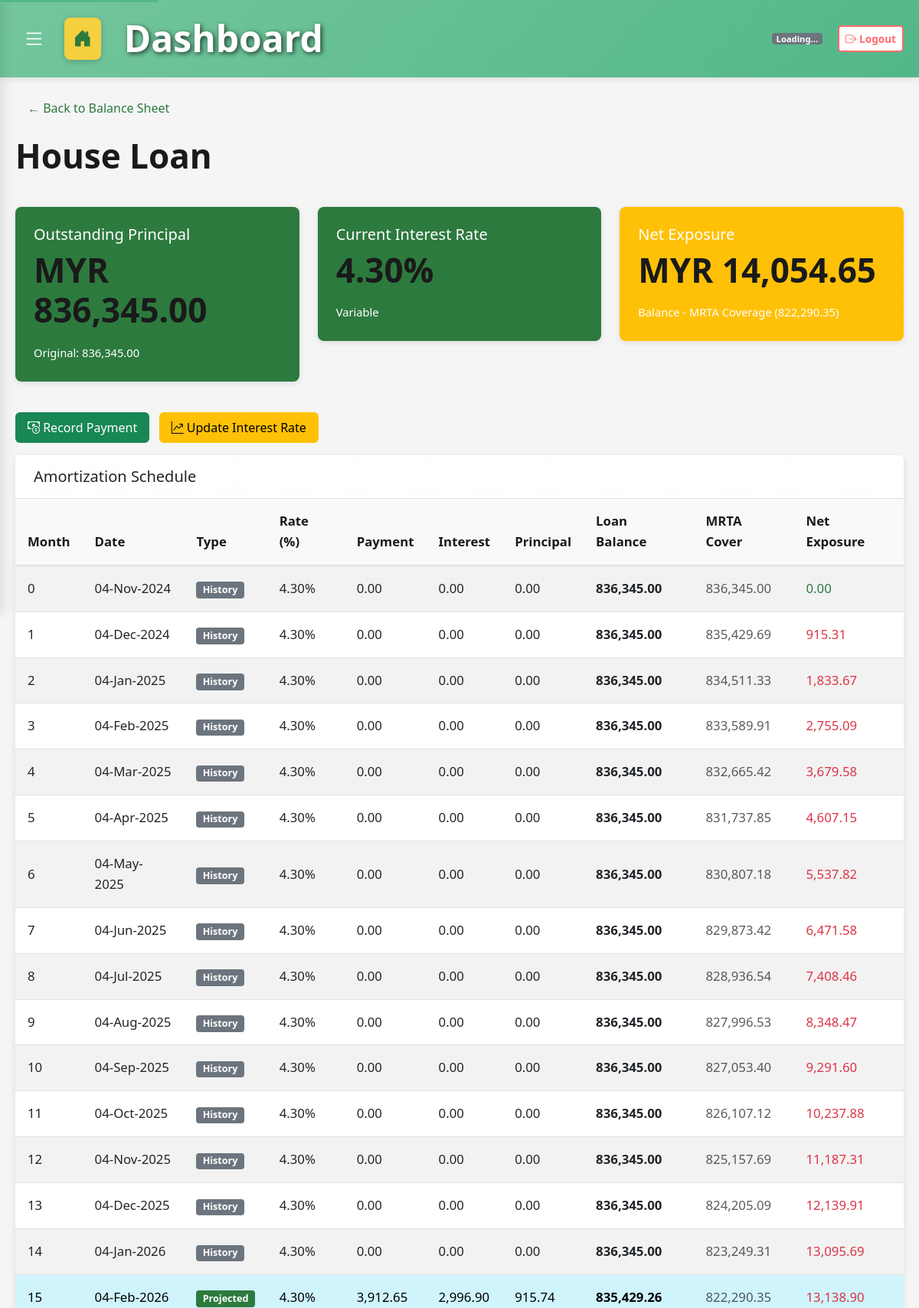
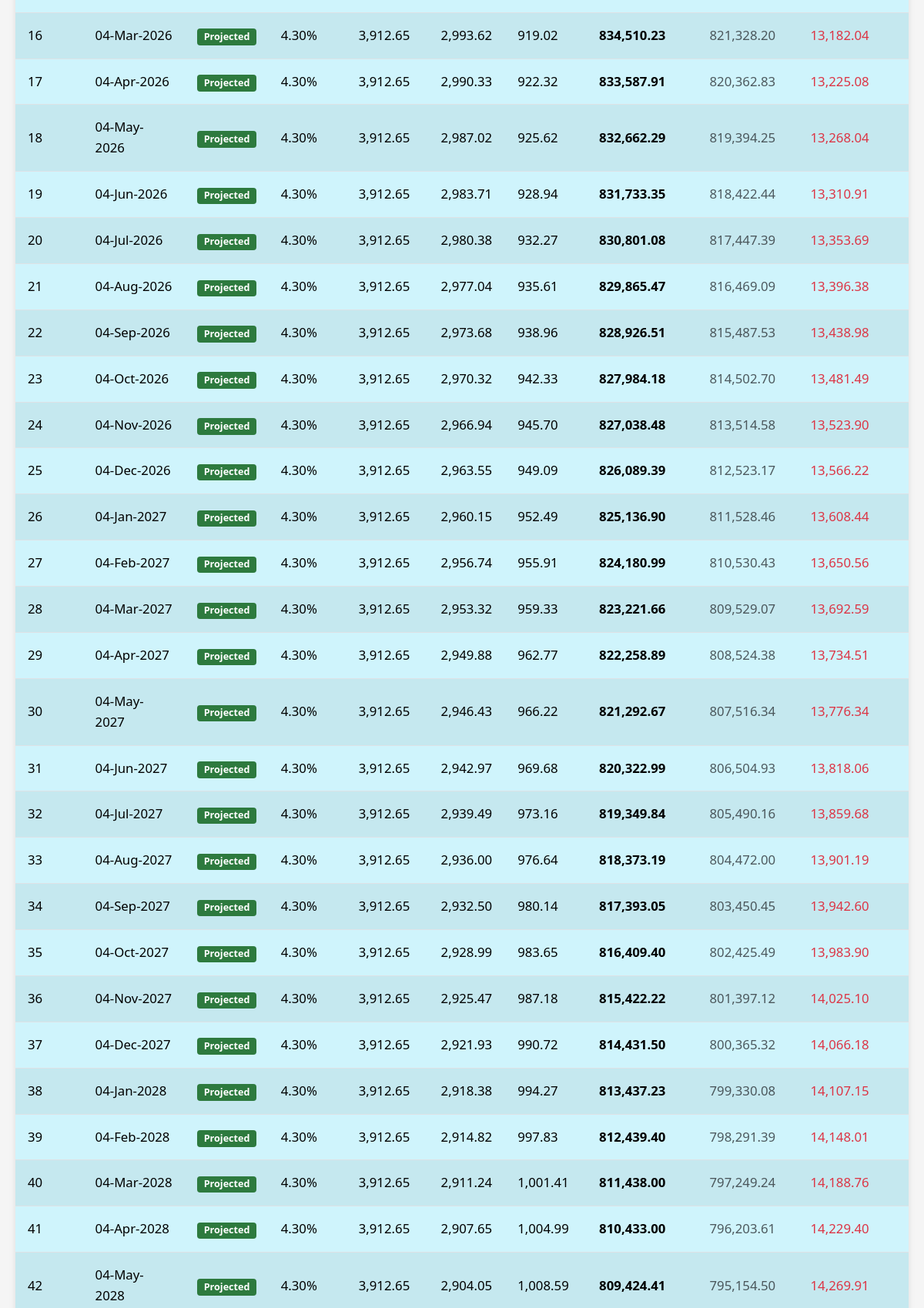
The app's page /mortgage/1 (signed in, upper part) with its own data (2 pictures, top to bottom).
### app.py (models this page shows)
class Mortgage(db.Model):
    id = db.Column(db.Integer, primary_key=True)
    name = db.Column(db.String(100), nullable=False)
    start_date = db.Column(db.Date, nullable=False)
    original_principal = db.Column(db.Float, nullable=False)
    term_years = db.Column(db.Integer, nullable=False)
    has_mrta = db.Column(db.Boolean, default=False)
    mrta_original_amount = db.Column(db.Float)
    mrta_rate = db.Column(db.Float)
    events = db.relationship('MortgageEvent', backref='mortgage', lazy=True)
    user_id = db.Column(db.Integer, db.ForeignKey('user.id'), nullable=True)  # User ownership

class MortgageEvent(db.Model):
    id = db.Column(db.Integer, primary_key=True)
    mortgage_id = db.Column(db.Integer, db.ForeignKey('mortgage.id'), nullable=False)
    date = db.Column(db.Date, nullable=False)
    type = db.Column(db.String(20), nullable=False) # 'PAYMENT', 'RATE_CHANGE'
    value = db.Column(db.Float, nullable=False)
    balance_after = db.Column(db.Float)
    user_id = db.Column(db.Integer, db.ForeignKey('user.id'), nullable=True)  # User ownership

### app.py (the view)
@app.route('/mortgage/<int:id>', methods=['GET'])
@login_required
def mortgage_detail(id):
    mortgage = Mortgage.query.filter_by(id=id, user_id=session.get('user_id')).first_or_404()
    schedule = generate_mortgage_schedule(mortgage)
    current_balance = schedule[-1]['balance'] # Or calculate strictly
    current_balance = calculate_mortgage_balance(mortgage)
    rate_events = [e for e in mortgage.events if e.type == 'RATE_CHANGE']
    rate_events.sort(key=lambda x: x.date)
    current_rate = rate_events[-1].value if rate_events else 0.0
    current_mrta = 0
    if mortgage.has_mrta:
        today = datetime.utcnow().date()
        for row in schedule:
            if row['date'] > today:
                current_mrta = row['mrta_coverage']
                break
        else:
            current_mrta = schedule[-1]['mrta_coverage'] if schedule else 0
    return render_template('mortgage_detail.html',
                           mortgage=mortgage,
                           current_balance=current_balance,
                           current_rate=current_rate,
                           current_mrta=current_mrta,
                           net_exposure=max(0, current_balance - current_mrta),
                           schedule=schedule)

### app.py (called while the page is built)
def login_required(f):
    @wraps(f)
    def decorated_function(*args, **kwargs):
        if not session.get('user_id'):
            return redirect(url_for('login'))
        return f(*args, **kwargs)
    return decorated_function

def calculate_mortgage_balance(mortgage):
    current_balance = mortgage.original_principal
    events = sorted(mortgage.events, key=lambda x: x.date)
    for event in events:
        if event.type == 'PAYMENT':
             if event.balance_after is not None:
                 current_balance = event.balance_after
             else:
                 pass
    if events and events[-1].balance_after:
        return events[-1].balance_after
    return current_balance

def add_months(sourcedate, months):
    month = sourcedate.month - 1 + months
    year = sourcedate.year + month // 12
    month = month % 12 + 1
    day = min(sourcedate.day, [31,
        29 if year % 4 == 0 and not year % 100 == 0 or year % 400 == 0 else 28,
        31, 30, 31, 30, 31, 31, 30, 31, 30, 31][month - 1])
    return datetime(year, month, day).date()

@app.template_filter('comma')
def comma_filter(value):
    try:
        return "{:,.2f}".format(value)
    except (ValueError, TypeError):
        return value

### templates/mortgage_detail.html (shortened to what this page needs)
{% extends 'base.html' %}
{% block content %}
<div class="row mb-4">
    <div class="col-12">
        <a href="{{ url_for('balance_sheet') }}" class="btn btn-outline-secondary mb-3">&larr; Back to Balance Sheet</a>
        <h2 class="mb-3">{{ mortgage.name }}</h2>
    </div>
</div>
<div class="row mb-4">
    <div class="col-md-4">
        <div class="card bg-primary text-white mb-3">
            <div class="card-body">
                <h5 class="card-title">Outstanding Principal</h5>
                <h2 class="fw-bold">MYR {{ current_balance|comma }}</h2>
                <small>Original: {{ mortgage.original_principal|comma }}</small>
            </div>
        </div>
    </div>
    <div class="col-md-4">
        <div class="card bg-info text-white mb-3">
            <div class="card-body">
                <h5 class="card-title">Current Interest Rate</h5>
                <h2 class="fw-bold">{{ "%.2f"|format(current_rate) }}%</h2>
                <small>Variable</small>
            </div>
        </div>
    </div>
    <div class="col-md-4">
        <div class="card {{ 'bg-success' if net_exposure <= 0 else 'bg-warning' }} text-white mb-3">
            <div class="card-body">
                <h5 class="card-title">Net Exposure</h5>
                <h2 class="fw-bold">MYR {{ net_exposure|comma }}</h2>
                <small>Balance - MRTA Coverage ({{ current_mrta|comma }})</small>
            </div>
        </div>
    </div>
</div>
<div class="row mb-3">
    <div class="col-12">
        <button class="btn btn-success me-2" data-bs-toggle="modal" data-bs-target="#paymentModal">
            <i class="bi bi-cash-coin"></i> Record Payment
        </button>
        <button class="btn btn-warning me-2" data-bs-toggle="modal" data-bs-target="#rateModal">
            <i class="bi bi-graph-up-arrow"></i> Update Interest Rate
        </button>
    </div>
</div>
<div class="card">
    <div class="card-header bg-white">
        <h5 class="mb-0">Amortization Schedule</h5>
    </div>
    <div class="table-responsive">
        <table class="table table-hover table-striped mb-0">
            <thead class="table-light">
                <tr>
                    <th>Month</th>
                    <th>Date</th>
                    <th>Type</th>
                    <th>Rate (%)</th>
                    <th>Payment</th>
                    <th>Interest</th>
                    <th>Principal</th>
                    <th>Loan Balance</th>
                    <th>MRTA Cover</th>
                    <th>Net Exposure</th>
                </tr>
            </thead>
            <tbody>
                {% for row in schedule %}
                <tr class="{{ 'table-info' if row.type == 'Projected' else '' }}">
                    <td>{{ row.no }}</td>
                    <td>{{ row.date.strftime('%d-%b-%Y') }}</td>
                    <td>
                        {% if row.type == 'Projected' %}
                        <span class="badge text-bg-info">Projected</span>
                        {% else %}
                        <span class="badge text-bg-secondary">History</span>
                        {% endif %}
                    </td>
                    <td>{{ "%.2f"|format(row.rate) }}%</td>
                    <td>{{ row.payment|comma }}</td>
                    <td>{{ row.interest_paid|comma }}</td>
                    <td>{{ row.principal_paid|comma }}</td>
                    <td class="fw-bold">{{ row.balance|comma }}</td>
                    <td class="text-muted">{{ row.mrta_coverage|comma }}</td>
                    <td class="{{ 'text-success' if row.net_exposure <= 0 else 'text-danger' }}">
                        {{ row.net_exposure|comma }}
                    </td>
                </tr>
                {% endfor %}
            </tbody>
        </table>
    </div>
</div>
{% endblock %}

### static/css/design-system.css (style rules this page uses)
:root { --primary-green: #2d7a3e; --primary-green-dark: #1e5a2d; --primary-green-light: #e8f5e9; --primary-green-hover: #26652f; --khaki: #c3b091; --khaki-light: #e8dcc4; --khaki-dark: #b89968; --black: #1a1a1a; --grey-dark: #2c2c2c; --grey-medium: #6c757d; --grey-light: #dee2e6; --success-green: #2d7a3e; --success-light: #d4edda; --success-dark: #1e5a2d; --warning-orange: #e67e22; --warning-light: #fff3cd; --danger-red: #dc3545; --danger-light: #f8d7da; --bg-white: #ffffff; --bg-light: #f8f9fa; --text-dark: #1a1a1a; --text-muted: #6c757d; --border-light: #dee2e6; --shadow-sm: rgba(0, 0, 0, 0.075); --shadow-md: rgba(0, 0, 0, 0.1); --gold: #d4af37; --gold-light: #f4e4a6; --gold-shadow: rgba(212, 175, 55, 0.3); --spacing-xs: 0.25rem; --spacing-sm: 0.5rem; --spacing-md: 1rem; --spacing-lg: 1.5rem; --spacing-xl: 2rem; --spacing-2xl: 3rem; --radius-sm: 4px; --radius-md: 6px; --radius-lg: 8px; --radius-xl: 12px; }
.bg-info { background-color: var(--primary-green) !important; }
.text-bg-info { background-color: var(--primary-green) !important; color: white !important; }
.bg-primary { background-color: var(--primary-green) !important; }
a { color: var(--primary-green) !important; text-decoration: none; }
body { background-color: var(--bg-light); color: var(--text-dark); font-family: 'Segoe UI', Tahoma, Geneva, Verdana, sans-serif; font-size: 1.05rem; line-height: 1.6; }
h2 { font-size: 2.75rem; font-weight: 600; margin-bottom: var(--spacing-md); color: var(--text-dark); }
.card { background: var(--bg-white); background-image: radial-gradient(circle, rgba(82, 183, 136, 0.02) 1px, transparent 1px); background-size: 20px 20px; border-radius: var(--radius-lg); box-shadow: 0 2px 8px var(--shadow-md); border: none; margin-bottom: var(--spacing-lg); transition: transform 0.2s, box-shadow 0.2s; }
.card-header { background: var(--bg-light); background-image: linear-gradient(45deg, rgba(82, 183, 136, 0.02) 25%, transparent 25%), linear-gradient(-45deg, rgba(82, 183, 136, 0.02) 25%, transparent 25%); background-size: 12px 12px; border-bottom: 1px solid var(--border-light); padding: var(--spacing-md) var(--spacing-lg); font-weight: 600; border-radius: var(--radius-lg) var(--radius-lg) 0 0; }
.card-body { padding: var(--spacing-lg); }
.btn { border-radius: var(--radius-md); padding: var(--spacing-sm) var(--spacing-md); font-weight: 500; transition: all 0.2s; border: none; }
.table { background: white; border-radius: var(--radius-lg); overflow: hidden; box-shadow: 0 2px 8px var(--shadow-sm); }
.table thead { background: var(--bg-light); border-bottom: 2px solid var(--border-light); }
.table thead th { font-weight: 600; color: var(--text-dark); padding: var(--spacing-md); border-bottom: 2px solid var(--border-light); }
.table tbody tr { transition: background 0.2s; border-bottom: 1px solid var(--border-light); }
.table tbody td { padding: var(--spacing-md); vertical-align: middle; }
.badge { border-radius: var(--radius-sm); padding: 0.35em 0.65em; font-weight: 600; }
.text-success { color: var(--success-green) !important; }
.text-danger { color: var(--danger-red) !important; }

### templates/base.html (style rules this page uses)
body { margin: 0; padding: 0; font-family: 'Segoe UI', Tahoma, Geneva, Verdana, sans-serif; background: #f5f5f5; }
body { max-width: 100vw; overflow-x: hidden; }

### records on screen
Mortgage: name "House Loan", original_principal|comma "836,345.00", balance|comma "836,345.00" "836,345.00" "836,345.00" "836,345.00" "836,345.00" "836,345.00" "836,345.00" "836,345.00" "836,345.00" "836,345.00" "836,345.00" "836,345.00" "836,345.00" "836,345.00" "836,345.00", mrta_coverage|comma "836,345.00"
MortgageEvent: balance_after "836,345.00", value "4.30", rate "4.30" "4.30" "4.30" "4.30" "4.30" "4.30" "4.30" "4.30" "4.30" "4.30" "4.30" "4.30" "4.30" "4.30" "4.30", no "15", date "04-Feb-2026", shows "Projected", rate "4.30", payment|comma "3,912.65", interest_paid|comma "2,996.90", principal_paid|comma "915.74", balance|comma "835,429.26", mrta_coverage|comma "822,290.35", net_exposure|comma "13,138.90", no "16", date "04-Mar-2026", interest_paid|comma "2,993.62", principal_paid|comma "919.02", balance|comma "834,510.23", mrta_coverage|comma "821,328.20", net_exposure|comma "13,182.04", no "17", date "04-Apr-2026", interest_paid|comma "2,990.33", principal_paid|comma "922.32", balance|comma "833,587.91", mrta_coverage|comma "820,362.83", net_exposure|comma "13,225.08", no "18", date "04-May-2026", interest_paid|comma "2,987.02", principal_paid|comma "925.62", balance|comma "832,662.29", mrta_coverage|comma "819,394.25", net_exposure|comma "13,268.04", no "19", date "04-Jun-2026", interest_paid|comma "2,983.71", principal_paid|comma "928.94", balance|comma "831,733.35", mrta_coverage|comma "818,422.44", net_exposure|comma "13,310.91", no "20", date "04-Jul-2026", interest_paid|comma "2,980.38", principal_paid|comma "932.27", balance|comma "830,801.08", mrta_coverage|comma "817,447.39", net_exposure|comma "13,353.69", no "21", date "04-Aug-2026", interest_paid|comma "2,977.04", principal_paid|comma "935.61", balance|comma "829,865.47", mrta_coverage|comma "816,469.09", net_exposure|comma "13,396.38", no "22", date "04-Sep-2026", interest_paid|comma "2,973.68", principal_paid|comma "938.96", balance|comma "828,926.51", mrta_coverage|comma "815,487.53", net_exposure|comma "13,438.98", no "23", date "04-Oct-2026", interest_paid|comma "2,970.32", principal_paid|comma "942.33", balance|comma "827,984.18", mrta_coverage|comma "814,502.70", net_exposure|comma "13,481.49", no "24", date "04-Nov-2026", interest_paid|comma "2,966.94", principal_paid|comma "945.70", balance|comma "827,038.48", mrta_coverage|comma "813,514.58", net_exposure|comma "13,523.90", no "25", date "04-Dec-2026", interest_paid|comma "2,963.55", principal_paid|comma "949.09", balance|comma "826,089.39", mrta_coverage|comma "812,523.17", net_exposure|comma "13,566.22", no "26", date "04-Jan-2027", interest_paid|comma "2,960.15", principal_paid|comma "952.49", balance|comma "825,136.90", mrta_coverage|comma "811,528.46", net_exposure|comma "13,608.44", no "27", date "04-Feb-2027", interest_paid|comma "2,956.74", principal_paid|comma "955.91", balance|comma "824,180.99", mrta_coverage|comma "810,530.43", net_exposure|comma "13,650.56", no "28", date "04-Mar-2027", interest_paid|comma "2,953.32", principal_paid|comma "959.33", balance|comma "823,221.66", mrta_coverage|comma "809,529.07", net_exposure|comma "13,692.59", no "29", date "04-Apr-2027", interest_paid|comma "2,949.88", principal_paid|comma "962.77", balance|comma "822,258.89", mrta_coverage|comma "808,524.38", net_exposure|comma "13,734.51", no "30", date "04-May-2027", interest_paid|comma "2,946.43", principal_paid|comma "966.22", balance|comma "821,292.67", mrta_coverage|comma "807,516.34", net_exposure|comma "13,776.34", no "31", date "04-Jun-2027", interest_paid|comma "2,942.97", principal_paid|comma "969.68", balance|comma "820,322.99", mrta_coverage|comma "806,504.93", net_exposure|comma "13,818.06", no "32", date "04-Jul-2027", interest_paid|comma "2,939.49", principal_paid|comma "973.16", balance|comma "819,349.84", mrta_coverage|comma "805,490.16", net_exposure|comma "13,859.68", no "33", date "04-Aug-2027", interest_paid|comma "2,936.00", principal_paid|comma "976.64", balance|comma "818,373.19", mrta_coverage|comma "804,472.00", net_exposure|comma "13,901.19", no "34", date "04-Sep-2027", interest_paid|comma "2,932.50", principal_paid|comma "980.14", balance|comma "817,393.05", mrta_coverage|comma "803,450.45", net_exposure|comma "13,942.60", no "35", date "04-Oct-2027", interest_paid|comma "2,928.99", principal_paid|comma "983.65", balance|comma "816,409.40", mrta_coverage|comma "802,425.49", net_exposure|comma "13,983.90", no "36", date "04-Nov-2027", interest_paid|comma "2,925.47", principal_paid|comma "987.18", balance|comma "815,422.22", mrta_coverage|comma "801,397.12", net_exposure|comma "14,025.10", no "37", date "04-Dec-2027", interest_paid|comma "2,921.93", principal_paid|comma "990.72", balance|comma "814,431.50", mrta_coverage|comma "800,365.32", net_exposure|comma "14,066.18", no "38", date "04-Jan-2028", interest_paid|comma "2,918.38", principal_paid|comma "994.27", balance|comma "813,437.23", mrta_coverage|comma "799,330.08", net_exposure|comma "14,107.15", no "39", date "04-Feb-2028", interest_paid|comma "2,914.82", principal_paid|comma "997.83", balance|comma "812,439.40", mrta_coverage|comma "798,291.39", net_exposure|comma "14,148.01", no "40", date "04-Mar-2028", interest_paid|comma "2,911.24", principal_paid|comma "1,001.41", balance|comma "811,438.00", mrta_coverage|comma "797,249.24", net_exposure|comma "14,188.76", no "41", date "04-Apr-2028", interest_paid|comma "2,907.65", principal_paid|comma "1,004.99", balance|comma "810,433.00", mrta_coverage|comma "796,203.61", net_exposure|comma "14,229.40", no "42", date "04-May-2028", interest_paid|comma "2,904.05", principal_paid|comma "1,008.59", balance|comma "809,424.41", mrta_coverage|comma "795,154.50", net_exposure|comma "14,269.91"

### other values on screen
{{ net_exposure|comma }} "14,054.65"
{{ current_mrta|comma }} "822,290.35"
{{ row.no }} "0" "1" "2" "3" "4" "5" "6" "7" "8" "9" "10" "11" "12" "13" "14"
{{ row.date.strftime('%d-%b-%Y') }} "04-Nov-2024" "04-Dec-2024" "04-Jan-2025" "04-Feb-2025" "04-Mar-2025" "04-Apr-2025" "04-May-2025" "04-Jun-2025" "04-Jul-2025" "04-Aug-2025" "04-Sep-2025" "04-Oct-2025" "04-Nov-2025" "04-Dec-2025" "04-Jan-2026"
{{ row.payment|comma }} "0.00" "0.00" "0.00" "0.00" "0.00" "0.00" "0.00" "0.00" "0.00" "0.00" "0.00" "0.00" "0.00" "0.00" "0.00"
{{ row.interest_paid|comma }} "0.00" "0.00" "0.00" "0.00" "0.00" "0.00" "0.00" "0.00" "0.00" "0.00" "0.00" "0.00" "0.00" "0.00" "0.00"
{{ row.principal_paid|comma }} "0.00" "0.00" "0.00" "0.00" "0.00" "0.00" "0.00" "0.00" "0.00" "0.00" "0.00" "0.00" "0.00" "0.00" "0.00"
{{ row.net_exposure|comma }} "0.00" "915.31" "1,833.67" "2,755.09" "3,679.58" "4,607.15" "5,537.82" "6,471.58" "7,408.46" "8,348.47" "9,291.60" "10,237.88" "11,187.31" "12,139.91" "13,095.69"
{{ row.mrta_coverage|comma }} "835,429.69" "834,511.33" "833,589.91" "832,665.42" "831,737.85" "830,807.18" "829,873.42" "828,936.54" "827,996.53" "827,053.40" "826,107.12" "825,157.69" "824,205.09" "823,249.31"
